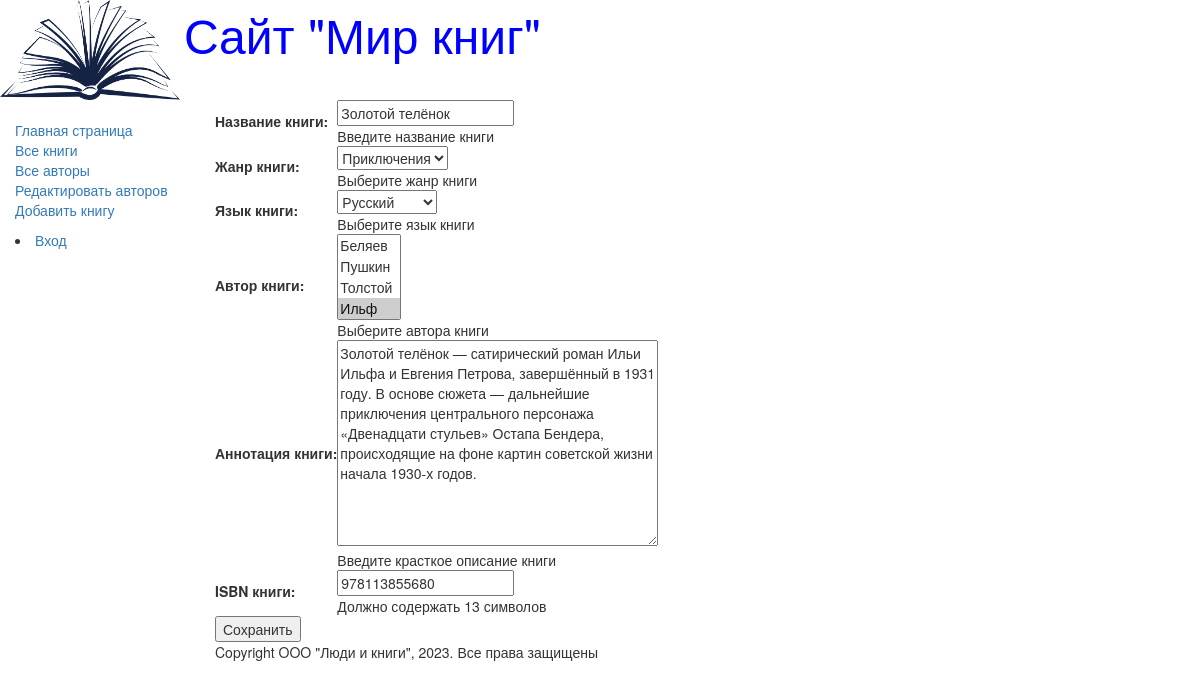
/book/update/1, run on the app's committed database.
### catalog/models.py (models this page shows, shortened)
class Book(models.Model):
    title = models.CharField(max_length=200, help_text='Введите название книги', verbose_name='Название книги')
    genre = models.ForeignKey(Genre, on_delete=models.CASCADE, help_text='Выберите жанр книги',
                              verbose_name='Жанр книги', null=True)
    language = models.ForeignKey(Language, on_delete=models.CASCADE, help_text='Выберите язык книги',
                                 verbose_name='Язык книги', null=True)
    author = models.ManyToManyField(Author, help_text='Выберите автора книги',
                                    verbose_name='Автор книги')
    summary = models.TextField(max_length=1000, help_text='Введите красткое описание книги',
                               verbose_name='Аннотация книги')
    isbn = models.CharField(max_length=13, help_text='Должно содержать 13 символов', verbose_name='ISBN книги')
    def display_author(self):
        return ', '.join([author.last_name for author in self.author.all()])
    display_author.short_description = 'Авторы'

### catalog/views.py (the view)
# urls.py: re_path(r'book/update/(?P<pk>\d+)$', views.BookUpdate.as_view(), name='book_update'),
class BookUpdate(UpdateView):
    model = Book
    fields = '__all__'
    success_url = reverse_lazy('books')

### catalog/models.py (called while the page is built)
    def __str__(self):
        return self.name

    def __str__(self):
        return self.name

    def __str__(self):
        return self.last_name

### catalog/templates/catalog/book_form.html (shortened to what this page needs)
<!DOCTYPE html>
{% extends 'base_generic.html' %}
{% block content %}
<form action="" method="post">
  <table>
    {{ form.as_table }}
  </table>
  <input type="submit" value="Сохранить">
</form>
{% endblock %}

### data on the page
Book: title "Золотой телёнок", genre "Приключения", language "Русский", summary "Золотой телёнок — сатирический роман Ильи Ильфа и Евгения Петрова, завершённый в 1931 году. В основе сюжета — дальнейшие приключения центрального персонажа «Двенадцати стульев» Остапа Бендера, происходящие на фоне картин советской жизни начала 1930-х годов.", isbn "978113855680"
